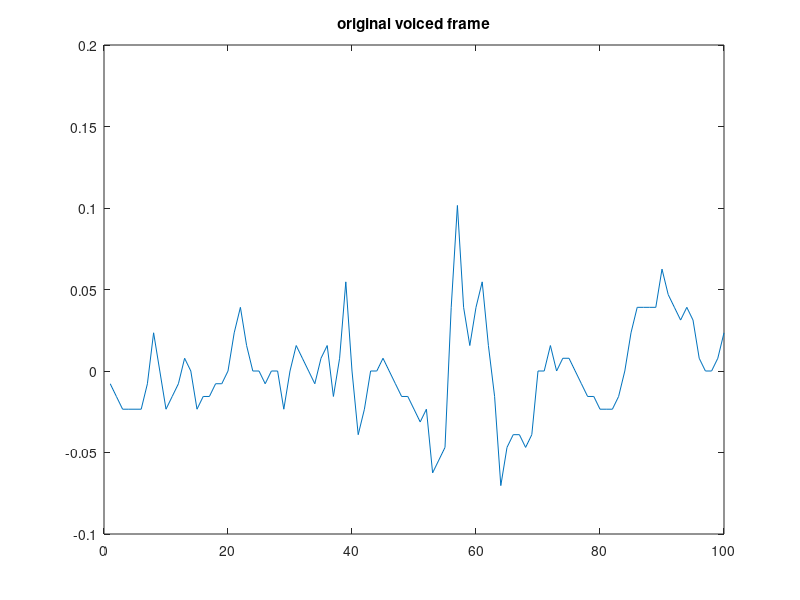
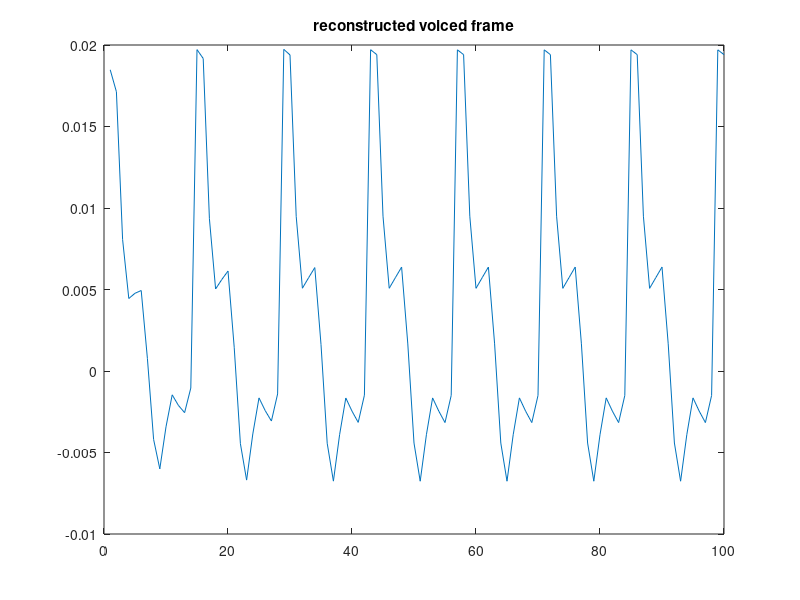
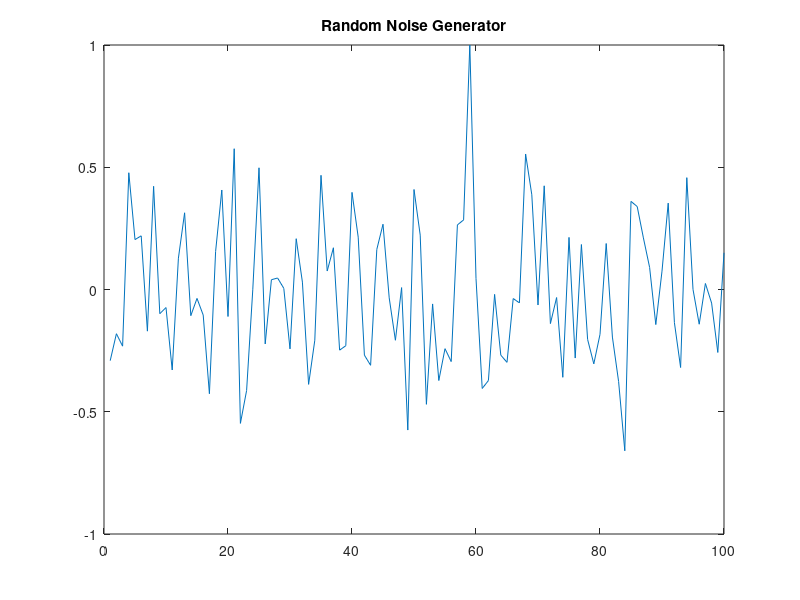
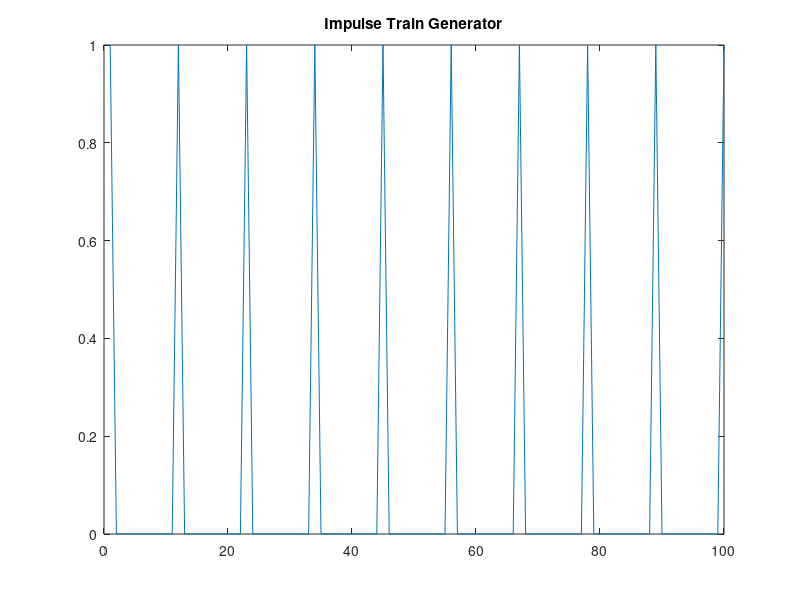

MATLAB code to generate these figures, in order:
clc;clear;close all;

load for_plot.mat;
threshold = 30
for frame=200:n
    if zcr(frame)<threshold
       voiced_x=x((frame-1)*len+1:frame*len);
       figure();
       plot(voiced_x);title('original voiced frame');
       voiced_recon=recon((frame-1)*len+1:frame*len);
       figure();
       plot(voiced_recon);title('reconstructed voiced frame');
       break;
    end
end
figure()
plot(u);title('Random Noise Generator')
figure()
plot(d);title('Impulse Train Generator')